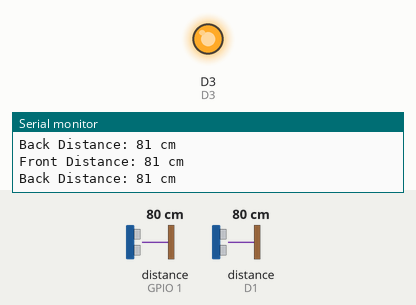
Bench run of a sketch on a simulated ESP8266 (NodeMCU). On the bench: output pins drawn as LEDs (lit = HIGH), the last lines printed to the serial monitor. The inputs (shaded band) are chosen by the test bench; at power-on: distance to the obstacle (sensors on GPIO 1, D1) 80 cm. The echo pulse lasts 58.3 µs per cm; pins used as bus, display or sensor lines are not drawn.

Above: at 1.2 s.
1.3 s: distance to the obstacle (sensor on GPIO 1) set to 34 cm
2.8 s: distance to the obstacle (sensor on GPIO 1) set to 28 cm
At 3.8 s:
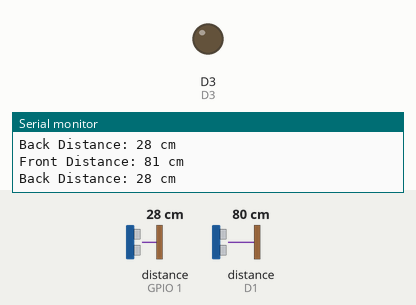
4.3 s: distance to the obstacle (sensor on GPIO 1) set to 35 cm
At 5.3 s:
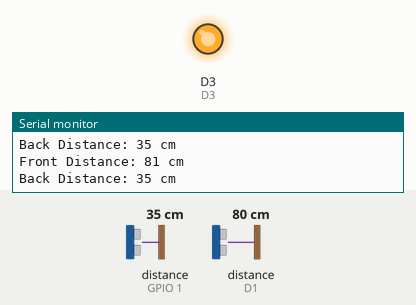
5.8 s: distance to the obstacle (sensor on GPIO 1) set to 2 cm
At 6.9 s:
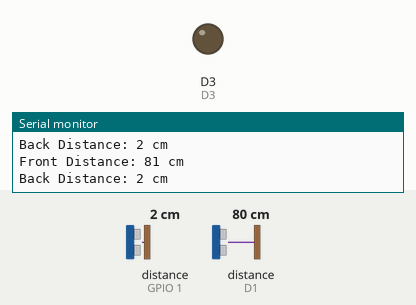
Timing chart, 0 to 8.3 s (numbered marks = the images above; inputs shaded):
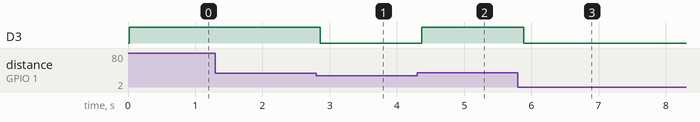

The sketch:

motorcontrolarduino.ino
```cpp
#include <ESP8266WiFi.h>
#include <ESP8266WebServer.h>
#include <NewPing.h>

ESP8266WebServer server(80);

int D1 = 5;
int D2 = 4;
int D3 = 0;
int D4 = 2;

// Ultrasonic sensor pins
const int frontTriggerPin = 4;  // GPIO4
const int frontEchoPin = 5;     // GPIO5
const int backTriggerPin = 3;   // GPIO3
const int backEchoPin = 1;      // GPIO1

NewPing frontSonar(frontTriggerPin, frontEchoPin);
NewPing backSonar(backTriggerPin, backEchoPin);

void setup() {
  Serial.begin(115200);
  delay(10);

  pinMode(D1, OUTPUT);
  pinMode(D2, OUTPUT);
  pinMode(D3, OUTPUT);
  pinMode(D4, OUTPUT);
}

void loop() {
  // Read distances from all four sensors
  unsigned int frontDistance = frontSonar.ping_cm();
  unsigned int backDistance = backSonar.ping_cm();

  // Print the distances to the serial monitor
  Serial.println("Front Distance: " + String(frontDistance) + " cm");
  Serial.println("Back Distance: " + String(backDistance) + " cm");

  // Check if both front and back distances are <= 30 cm
  if (frontDistance <= 30 && backDistance <= 30) {
    // Turn left (adjust your motor control logic here)
    digitalWrite(D1, HIGH);
    digitalWrite(D3, LOW);
    digitalWrite(D2, LOW);
    digitalWrite(D4, LOW);
    delay(500); // Adjust the delay as needed for your turning action
    digitalWrite(D1, LOW);
    digitalWrite(D2, LOW);
    delay(1000); // Delay after turning
  }
  // Check if both front and back distances are > 30 cm
  else if (frontDistance > 30 && backDistance > 30) {
    // Move forward (adjust your motor control logic here)
    digitalWrite(D1, HIGH);
    digitalWrite(D3, HIGH);
    digitalWrite(D2, LOW);
    digitalWrite(D4, LOW);
  } else {
    // Stop moving forward and turning (adjust your motor control logic here)
    digitalWrite(D1, LOW);
    digitalWrite(D3, LOW);
    digitalWrite(D2, LOW);
    digitalWrite(D4, LOW);
  }

  // Your additional motor control logic based on the distance readings
  // ...

  delay(100); // Adjust the delay as needed for your application
}
```

Measured:
- the behaviour switches between 31 and 30 cm on distance to the obstacle (sensor on GPIO 1) (found by bisection; images 0 and 1)
- after the input at 2.8 s, D3: HIGH → LOW after 0.06 s
- after the input at 4.3 s, D3: LOW → HIGH after 0.07 s
- after the input at 5.8 s, D3: HIGH → LOW after 0.08 s
